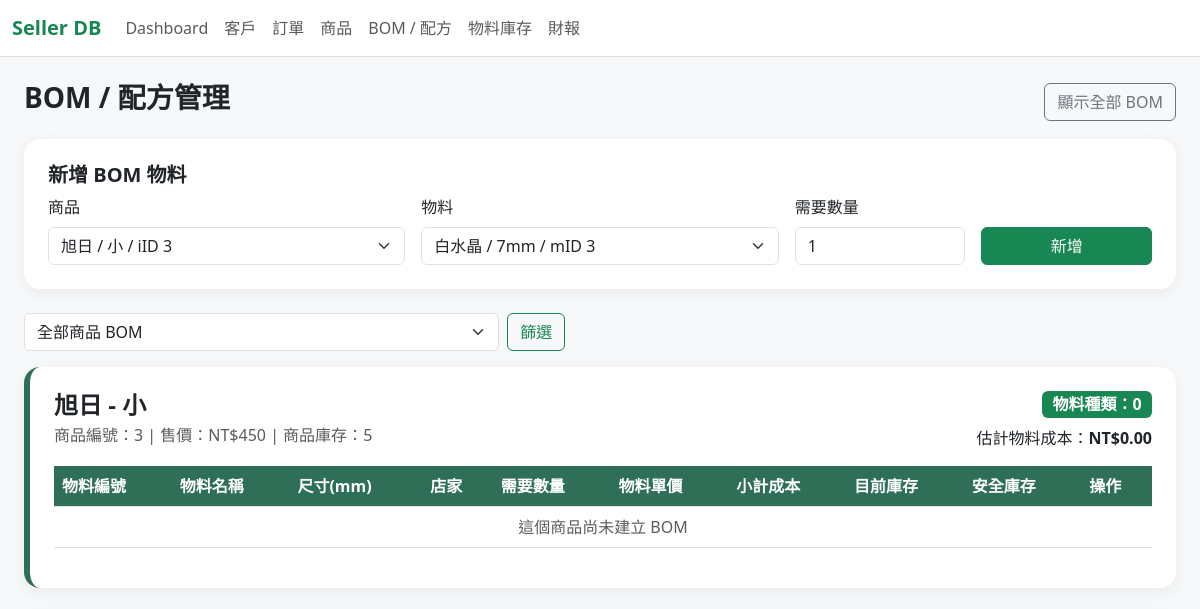
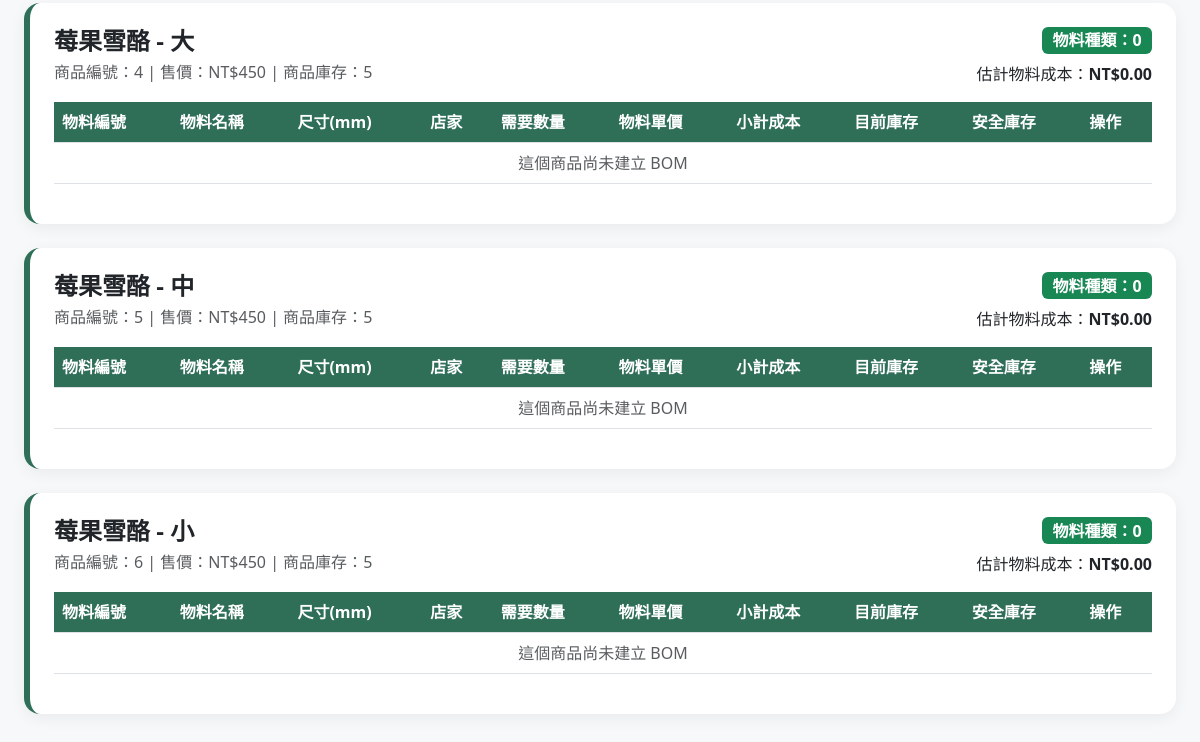
Page /recipes on the earlier database version (2 pictures, top to bottom).
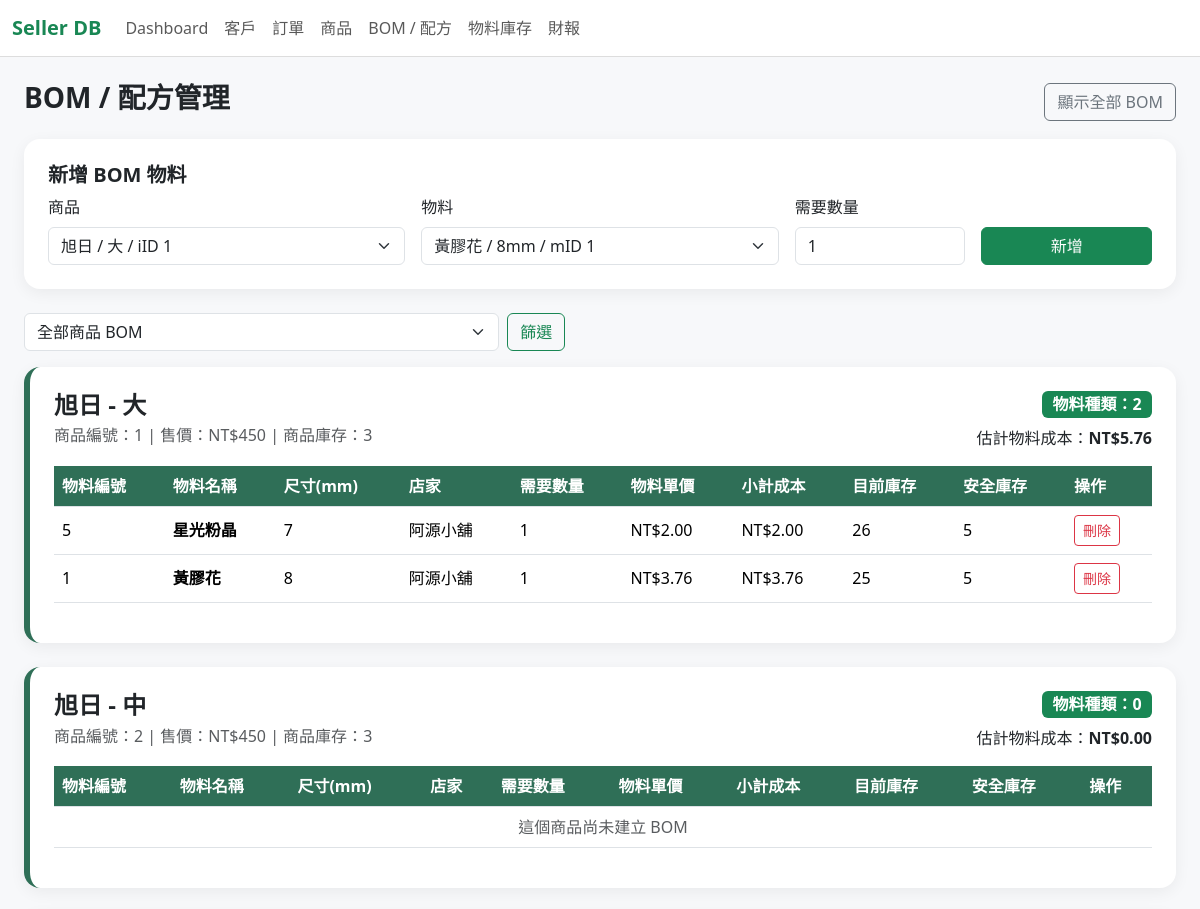
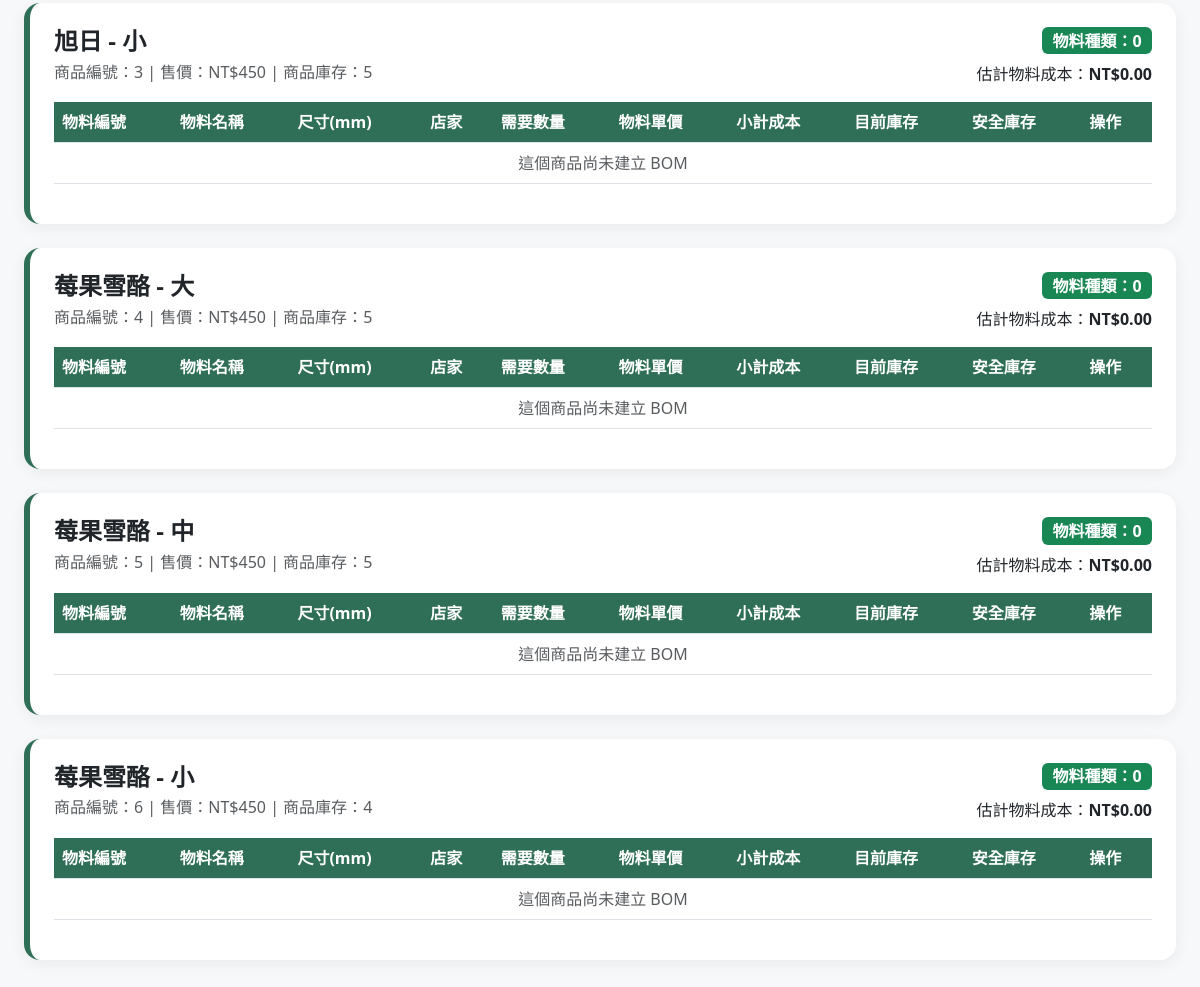
Same page on the later database version (2 pictures, top to bottom).
### tables this page shows
CREATE TABLE PRODUCT (iID TEXT PRIMARY KEY UNIQUE, size TEXT CHECK (size IN ('大', '中', '小')), i_name TEXT, cost NUMERIC, suggested_price NUMERIC, real_price NUMERIC, profits NUMERIC, available INTEGER);

CREATE TABLE RECIPE (iID TEXT REFERENCES PRODUCT (iID) ON DELETE CASCADE ON UPDATE CASCADE, mID TEXT REFERENCES MATERIAL_INVENTORY (mID) ON DELETE RESTRICT ON UPDATE CASCADE, m_amount INTEGER, size TEXT CHECK (size IN ('大', '中', '小')));

CREATE TABLE MATERIAL_INVENTORY (mID TEXT PRIMARY KEY UNIQUE, m_name TEXT, m_size NUMERIC, wholesale_price NUMERIC, store TEXT, purchase_date TEXT CHECK (length(purchase_date) = 10 AND purchase_date LIKE '____-__-__'), unit_price NUMERIC, stock INTEGER, safe_stock INTEGER, note TEXT);

### app.py (the view)
@app.route("/recipes")
def recipes():
    db = get_db()
    product_filter = request.args.get("product_key", "")
    products = db.execute('''
        SELECT *,
               CAST(COALESCE(NULLIF(real_price, ''), '0') AS REAL) - CAST(COALESCE(NULLIF(cost, ''), '0') AS REAL) AS profits_calc
        FROM PRODUCT
        WHERE TRIM(COALESCE(iID, '')) != ''
        ORDER BY CAST(iID AS INTEGER), iID
    ''').fetchall()
    product_boms = []
    for p in products:
        key = p["iID"]
        if product_filter and key != product_filter:
            continue
        items = db.execute('''
            SELECT
                r.iID,
                r.size,
                r.mID,
                r.m_amount,
                m.m_name,
                m.m_size,
                m.store,
                CAST(COALESCE(NULLIF(m.unit_price, ''), '0') AS REAL) AS unit_price_num,
                CAST(COALESCE(NULLIF(m.stock, ''), '0') AS INTEGER) AS stock_num,
                CAST(COALESCE(NULLIF(m.safe_stock, ''), '0') AS INTEGER) AS safe_stock_num,
                ROUND(CAST(COALESCE(NULLIF(r.m_amount, ''), '0') AS REAL) * CAST(COALESCE(NULLIF(m.unit_price, ''), '0') AS REAL), 2) AS material_cost
            FROM RECIPE r
            JOIN MATERIAL_INVENTORY m ON m.mID = r.mID
            WHERE r.iID = ?
            ORDER BY m.m_name
        ''', (p["iID"],)).fetchall()
        estimated_material_cost = round(sum((row["material_cost"] or 0) for row in items), 2)
        product_boms.append({
            "product": p,
            "key": key,
            "items": items,
            "estimated_material_cost": estimated_material_cost,
        })
    materials = db.execute('''
        SELECT * FROM MATERIAL_INVENTORY
        WHERE TRIM(COALESCE(mID, '')) != ''
        ORDER BY CAST(mID AS INTEGER), mID
    ''').fetchall()
    return render_template(
        "recipes.html",
        products=products,
        materials=materials,
        product_boms=product_boms,
        product_filter=product_filter,
    )

### app.py (called while the page is built)
def get_db():
    if "db" not in g:
        g.db = sqlite3.connect(DB_PATH)
        g.db.row_factory = sqlite3.Row
        g.db.execute("PRAGMA foreign_keys = ON")
    return g.db

@app.before_request
def setup_database():
    init_db()

### templates/recipes.html (shortened to what the changed rows need)
{% extends "base.html" %}
{% block content %}
<div class="card p-4 mb-4">
    <form method="post" action="{{ url_for('recipe_new') }}">
        <div class="row g-3 align-items-end">
            <div class="col-md-4">
                <label class="form-label">商品</label>
                <select class="form-select" name="iID" required>
                    {% for p in products %}
                    <option value="{{ p.iID }}" {% if product_filter == p.iID %}selected{% endif %}>
                        {{ p.i_name }} / {{ p.size }} / iID {{ p.iID }}
                    </option>
                    {% endfor %}
                </select>
            </div>
            <div class="col-md-4">
                <label class="form-label">物料</label>
                <select class="form-select" name="mID" required>
                    {% for m in materials %}
                    <option value="{{ m.mID }}">{{ m.m_name }} / {{ m.m_size }}mm / mID {{ m.mID }}</option>
                    {% endfor %}
                </select>
            </div>
        </div>
    </form>
</div>
{% for group in product_boms %}
<div class="card p-4 mb-4 bom-card">
    <div class="d-flex justify-content-between align-items-start flex-wrap gap-3">
        <div>
            <h4 class="fw-bold mb-1">{{ group.product.i_name }} - {{ group.product.size }}</h4>
            <div class="text-muted">
                商品編號：{{ group.product.iID }} |
                售價：NT${{ group.product.real_price }} |
                商品庫存：{{ group.product.available }}
            </div>
        </div>
        <div class="text-end">
            <div class="badge text-bg-success fs-6">物料種類：{{ group['items']|length }}</div>
            <div class="mt-2">估計物料成本：<span class="fw-bold">NT${{ "%.2f"|format(group.estimated_material_cost) }}</span></div>
        </div>
    </div>
    <div class="table-responsive mt-3">
        <table class="table table-hover align-middle">
            <thead>
            <tr>
                <th>物料編號</th>
                <th>物料名稱</th>
                <th>尺寸(mm)</th>
                <th>店家</th>
                <th>需要數量</th>
                <th>物料單價</th>
                <th>小計成本</th>
                <th>目前庫存</th>
                <th>安全庫存</th>
                <th>操作</th>
            </tr>
            </thead>
            <tbody>
            {% for item in group['items'] %}
            <tr>
                <td>{{ item.mID }}</td>
                <td class="fw-semibold">{{ item.m_name }}</td>
                <td>{{ item.m_size }}</td>
                <td>{{ item.store }}</td>
                <td>{{ item.m_amount }}</td>
                <td>NT${{ "%.2f"|format(item.unit_price_num) }}</td>
                <td>NT${{ "%.2f"|format(item.material_cost) }}</td>
                <td>
                    {% if item.stock_num <= item.safe_stock_num %}
                        <span class="badge text-bg-danger">{{ item.stock_num }}</span>
                    {% else %}
                        {{ item.stock_num }}
                    {% endif %}
                </td>
                <td>{{ item.safe_stock_num }}</td>
                <td>
                    <form class="action-form" method="post" action="{{ url_for('recipe_delete', iID=item.iID, mID=item.mID) }}" onsubmit="return confirm('確定刪除這個 BOM 項目？')">
                        <button class="btn btn-sm btn-outline-danger">刪除</button>
                    </form>
                </td>
            </tr>
            {% else %}
            <tr>
                <td colspan="10" class="text-center text-muted">這個商品尚未建立 BOM</td>
            </tr>
            {% endfor %}
            </tbody>
        </table>
    </div>
</div>
{% else %}
<div class="alert alert-warning">目前沒有符合條件的 BOM。</div>
{% endfor %}
{% endblock %}

Differences in the rows shown:
added PRODUCT: product.i_name "旭日", product.size "大", product.iID "1", product.real_price "450", product.available "3"
added RECIPE: mID "5", m_name "星光粉晶", m_size "7", store "阿源小舖", m_amount "1", unit_price_num "2.00", material_cost "2.00", stock_num "26", safe_stock_num "5"
added RECIPE: mID "1", m_name "黃膠花", m_size "8", store "阿源小舖", m_amount "1", unit_price_num "3.76", material_cost "3.76", stock_num "25", safe_stock_num "5"
added PRODUCT: product.i_name "旭日", product.size "中", product.iID "2", product.real_price "450", product.available "3"
Other differences:
form field iID: "旭日 / 小 / iID 3" → "旭日 / 大 / iID 1"
form field mID: "白水晶 / 7mm / mID 3" → "黃膠花 / 8mm / mID 1"
new list line: "- 商品編號： | 售價：NT$ | 商品庫存： 物料種類： 2 估計物料成本： NT$ 5.76 物料編號 物料名稱 尺寸(mm) 店家 需要數量 物料單價 小計成本 目前庫存 安全庫存 操作"
new list line: "- 商品編號： | 售價：NT$ | 商品庫存： 物料種類： 0 估計物料成本： NT$ 0.00 物料編號 物料名稱 尺寸(mm) 店家 需要數量 物料單價 小計成本 目前庫存 安全庫存 操作 這個商品尚未建立 BOM"
new list line: "莓果雪酪 小 6 450 4"
list line gone: "莓果雪酪 小 6 450 5"
list line gone: "- 商品編號： | 售價：NT$ | 商品庫存： 物料種類： 0 估計物料成本： NT$ 0.00 物料編號 物料名稱 尺寸(mm) 店家 需要數量 物料單價 小計成本 目前庫存 安全庫存 操作 這個商品尚未建立 BOM"
